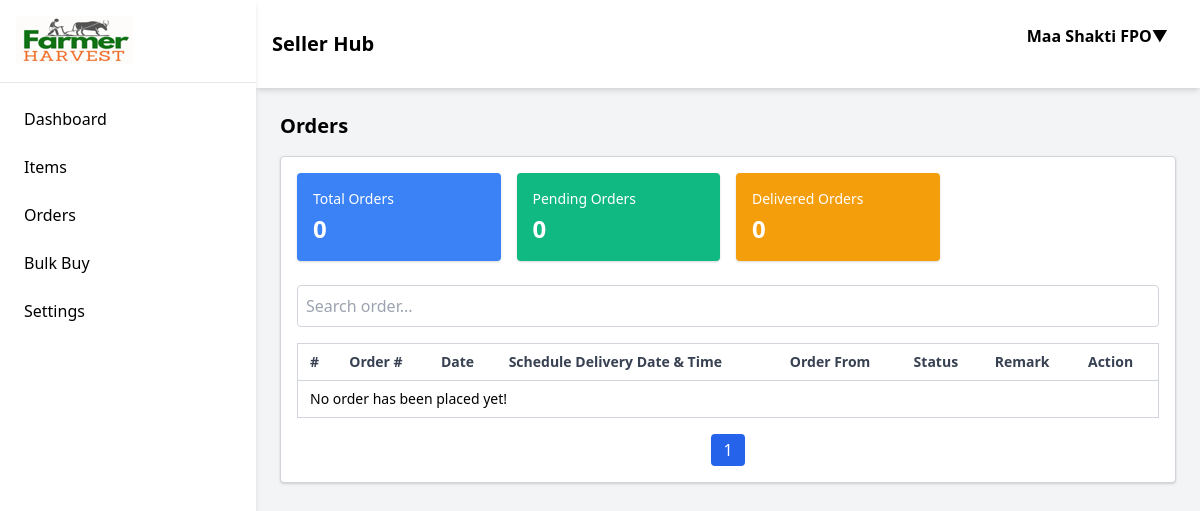
Before: /accounts/receivedorders/ (signed in) with the older database file.
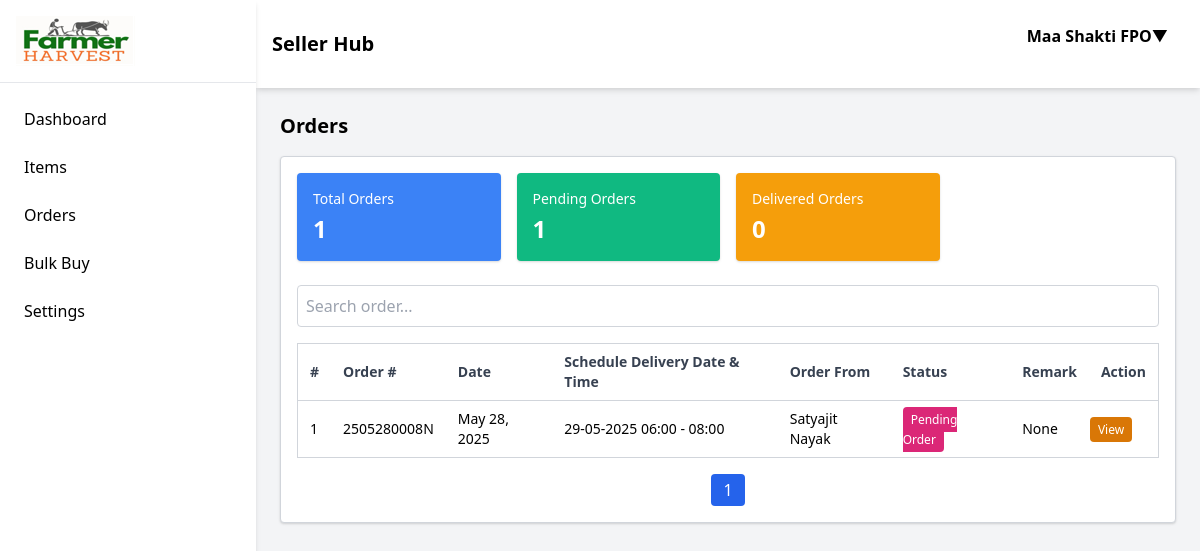
After: the same page with the newer database file.
### omsapp/models.py (models this page shows, shortened)
class SubOrder(Model):
    suborderID = AutoField(primary_key=True)
    orderID = ForeignKey(Order, on_delete=CASCADE, related_name='suborders')
    vendorID = ForeignKey(CustomUser, on_delete=CASCADE, related_name='vendor_orders')
    customerID = ForeignKey(CustomUser, on_delete=CASCADE, related_name='customer_orders')
    orderStatus = CharField(max_length=25, default='Pending Order')
    remark = CharField(max_length=20, default=None, null=True)
    orderNote = CharField(max_length=200, null=True, blank=True)

class Order(Model):
    orderID = AutoField(primary_key=True)
    orderNo = CharField(max_length=11)
    orderDate = DateField(auto_now_add=True)
    orderStatus = CharField(max_length=25, default='Pending Order')
    orderAmount = FloatField()
    orderGSTAmount = FloatField()
    orderDeduction = FloatField()
    orderTransportation = FloatField(default=0)
    orderGrandTotal = FloatField()
    schDeliveryDate = CharField(max_length=10, default=None, null=True)
    schDeliveryTime = CharField(max_length=10, default=None, null=True)
    remark = CharField(max_length=20, default=None, null=True)
    userID = ForeignKey(CustomUser, on_delete=CASCADE, related_name='customer')#customer who ordered
    orderNote = CharField(max_length=200, null=True, blank=True)

class CustomUser(AbstractUser):
    id=AutoField(primary_key=True)
    """"Basic details"""
    userType = CharField(max_length=20, choices=USERTYPES)
    first_name = CharField(max_length=50)#name
    last_name = CharField(max_length=50)#displayname
    org_name=CharField(max_length=50, default='', blank=True)#business name
    email = EmailField(max_length=50, default='', blank=True)#not mandatory
    phone = CharField(max_length=12, unique=True)
    phone1 = CharField(max_length=12, default='', blank=True)
    gstin = CharField(max_length=15, default='', blank=True)
    supply_place = CharField(max_length=70, choices=STATES)
    gst_tmt = CharField(max_length=20, choices=GST_TREATMENT)#gst treatment
    """Billing Address"""
    userAddress = CharField(max_length=200)
    userCity = CharField(max_length=50)
    userState = CharField(max_length=20, choices=STATES)
    pinCode = CharField(max_length=6)
    """Shipping Address"""
    userAddress1 = CharField(max_length=200)
    userCity1 = CharField(max_length=50)
    userState1 = CharField(max_length=20, choices=STATES)
    pinCode1 = CharField(max_length=6)
    userNote = CharField(max_length=300, default='', blank=True)#remarks from user
    """Account attributes"""
    password = CharField(max_length=20, default='Admin@1234')
    userApproved = BooleanField(null=True)
    approvedOn = DateField(null=True)
    isActive=BooleanField(null=True)
    activatedOn=DateField(null=True)
    deactivateRemark = CharField(max_length=100, null=True,blank=True)
    bill_address_lat = FloatField(null=True, blank=True)
    bill_address_long = FloatField(null=True, blank=True)
    ship_address_lat = FloatField(null=True, blank=True)
    ship_address_long = FloatField(null=True, blank=True)
    USERNAME_FIELD = 'phone'
    REQUIRED_FIELDS=['first_name']

### omsapp/views.py (the view)
# urls.py: path('receivedorders/', views.ReceivedOrders, name='receivedorders'),
@login_required
def ReceivedOrders(request):
    if request.user.pk is not None:
        user_name = request.user.last_name
        received_orders = SubOrder.objects.filter(vendorID=request.user.pk).__len__()#total orders received by the FPO
        pending_orders = SubOrder.objects.filter(orderStatus = 'Pending Order', vendorID=request.user.pk).__len__()
        invoiced_orders = SubOrder.objects.filter(orderStatus = 'Invoiced').__len__()
        delivered_orders = SubOrder.objects.filter(orderStatus = 'Delivered').__len__()
        rejected_orders = SubOrder.objects.filter(orderStatus = 'Rejected').__len__()
        orders = SubOrder.objects.filter(vendorID=request.user.pk)
        context = {
            'received_sub_orders': received_orders,
            'orders':orders,
            'pending_orders':pending_orders,
            'invoiced_orders':invoiced_orders,
            'delivered_orders':delivered_orders,
            'rejected_orders':rejected_orders,
            'login_user':user_name
        }
        return render(request, 'orders_received.html', context=context)
    else:
        return render(request, 'orders_received.html', {})

### omsapp/templates/orders_received.html
{% extends 'admin-console.html' %}
{% block orders_received %}
<h2 class="text-xl font-semibold mb-4">Orders</h2>
<div class="bg-white p-4 shadow rounded border border-gray-300">
    <div class="grid grid-cols-2 md:grid-cols-4 gap-4">
        <div class="bg-blue-500 text-white p-4 rounded shadow">
            <h3 class="text-sm">Total Orders</h3>
            <p class="text-2xl font-semibold mt-1">{{received_sub_orders}}</p>
        </div>
        <div class="bg-green-500 text-white p-4 rounded shadow">
            <h3 class="text-sm">Pending Orders</h3>
            <p class="text-2xl font-semibold mt-1">{{pending_orders}}</p>
        </div>
        <div class="bg-yellow-500 text-white p-4 rounded shadow">
            <h3 class="text-sm">Delivered Orders</h3>
            <p class="text-2xl font-semibold mt-1">{{delivered_orders}}</p>
        </div>
    </div>
    <br>
    <div class="mb-4">
        <input type="text" id="orderSearch" onkeyup="searchOrder()" placeholder="Search order..." class="w-full p-2 rounded border border-gray-300 focus:outline-none">
    </div>
    <table id="orderTable" class="w-full text-left text-sm border border-gray-300 bg-white">
        <thead class="text-gray-700 border-b border-gray-300">
            <tr>
            <th class="py-2 px-3 cursor-pointer" onclick="sortTable(0, 'orderTable')">#</th>
            <th class="py-2 px-3 cursor-pointer" onclick="sortTable(1, 'orderTable')">Order #</th>
            <th class="py-2 px-3 cursor-pointer" onclick="sortTable(2, 'orderTable')">Date</th>
            <th class="py-2 px-3 cursor-pointer" onclick="sortTable(3, 'orderTable')">Schedule Delivery Date & Time</th>
            <th class="py-2 px-3 cursor-pointer" onclick="sortTable(4, 'orderTable')">Order From</th>
            <th class="py-2 px-3 cursor-pointer" onclick="sortTable(5, 'orderTable')">Status</th>
            <th class="py-2 px-3 cursor-pointer" onclick="sortTable(6, 'orderTable')">Remark</th>
            <th class="py-2 px-3 cursor-pointer">Action</th>
            </tr>
        </thead>
        <tbody>
            {% for order in orders %}
            <tr class="border-b border-gray-300 hover:bg-gray-100">
                <td class="py-2 px-3">{{forloop.counter}}</td>
                <td class="py-2 px-3">{{order.orderID.orderNo}}</td>
                <td class="py-2 px-3">{{order.orderID.orderDate}}</td>
                <td class="py-2 px-3">{{order.orderID.schDeliveryDate}} {{order.orderID.schDeliveryTime}}</td>
                <td class="py-2 px-3">{{order.orderID.userID.last_name}}</td>
                <td class="py-2 px-3 space-x-2">
                    {% if order.orderID.orderStatus == 'Pending Order' %}
                    <span class="px-2 py-1 text-xs rounded bg-pink-600 text-white">{{order.orderID.orderStatus}}</span>
                    {% elif order.orderID.orderStatus == 'Under Process' %}
                    <span class="px-2 py-1 text-xs rounded bg-blue-600 text-white">{{order.orderID.orderStatus}}</span>
                    {% elif order.orderID.orderStatus == 'Invoiced' %}
                    <span class="px-2 py-1 text-xs rounded bg-yellow-600 text-white">{{order.orderID.orderStatus}}</span>
                    {% elif order.orderID.orderStatus == 'Rejected' %}
                    <span class="px-2 py-1 text-xs rounded bg-red-600 text-white">{{order.orderID.orderStatus}}</span>
                    {% else %}
                    <span class="px-2 py-1 text-xs rounded bg-green-600 text-white">{{order.orderStatus}}</span>
                    {% endif %}
                </td>
                <td class="py-2 px-3">{{order.remark}}</td>
                <td>
                    <a class="px-2 py-1 text-xs rounded bg-yellow-600 text-white" href="{% url 'receivedorderdetails' order.orderID.pk %}">View</a>
                </td>
            </tr>
            {% empty %}
            <tr>
                <td class="py-2 px-3" colspan="8">
                    No order has been placed yet!
                </td>
            </tr>
            {% endfor %}
        </tbody>
    </table>
    <div id="paginationOrder" class="mt-4 flex justify-center"></div>
</div>
{% endblock %}

Changed rows visible on the page:
added SubOrder: orderID.orderNo "2505280008N", orderID.orderDate "May 28, 2025", orderID.schDeliveryDate "29-05-2025", orderID.schDeliveryTime "06:00 - 08:00", orderID.userID.last_name "Satyajit Nayak", orderID.orderStatus "Pending Order", remark "None"
Other visible differences:
{{ received_sub_orders }}: "0" → "1"
{{ pending_orders }}: "0" → "1"
text no longer shown: "No order has been placed yet!"
